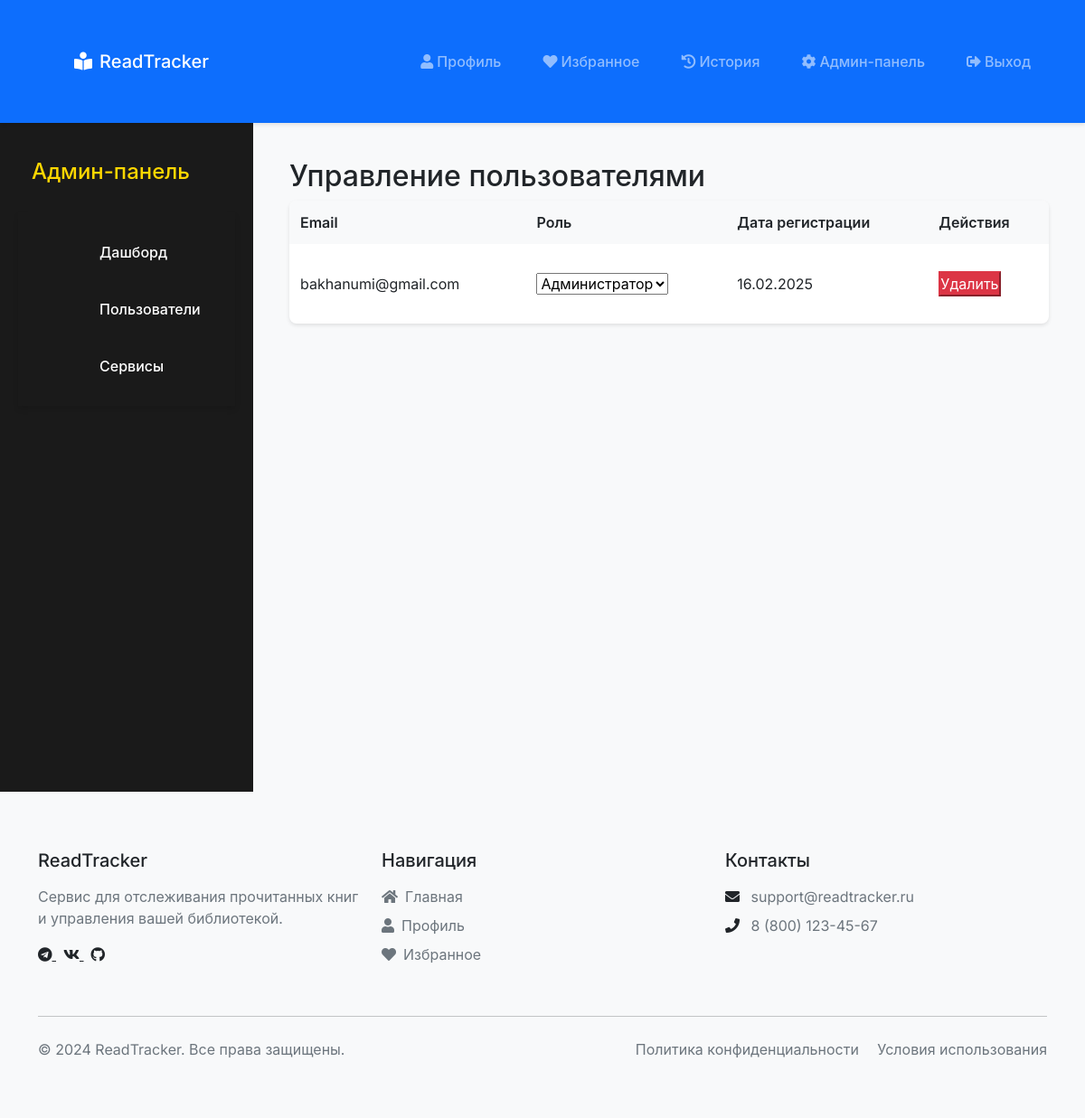
The app's page /admin/users (signed in) with its own data.
### app.py (models this page shows, shortened)
class User(UserMixin, db.Model):
    id = db.Column(db.Integer, primary_key=True)
    email = db.Column(db.String(120), unique=True, nullable=False)
    password_hash = db.Column(db.String(200), nullable=False)
    role = db.Column(db.String(20), default='user')  # user, moderator, admin
    created_at = db.Column(db.DateTime, default=datetime.utcnow)
    favorites = db.relationship('Favorite', backref='user', lazy=True)
    view_history = db.relationship('ViewHistory', backref='user', lazy=True)
    reviews = db.relationship('Review', backref='user', lazy=True)

### app.py (the view)
@app.route('/admin/users')
@login_required
@admin_required
def admin_users():
    users = User.query.all()
    return render_template('admin/users.html', users=users)

### app.py (called while the page is built)
@login_manager.user_loader
def load_user(user_id):
    return User.query.get(int(user_id))

def admin_required(f):
    @wraps(f)
    def decorated_function(*args, **kwargs):
        if not current_user.is_authenticated or current_user.role != 'admin':
            flash('Доступ запрещен. Требуются права администратора.')
            return redirect(url_for('index'))
        return f(*args, **kwargs)
    return decorated_function

### templates/admin/users.html (shortened to what this page needs)
{% extends "admin/base.html" %}
{% block admin_content %}
<div class="admin-header">
    <h2>Управление пользователями</h2>
</div>
<div class="users-table">
    <table>
        <thead>
            <tr>
                <th>Email</th>
                <th>Роль</th>
                <th>Дата регистрации</th>
                <th>Действия</th>
            </tr>
        </thead>
        <tbody>
            {% for user in users %}
            <tr>
                <td>{{ user.email }}</td>
                <td>
                    <form method="POST" action="{{ url_for('update_user_role', user_id=user.id) }}">
                        <select name="role" onchange="this.form.submit()">
                            <option value="admin" {% if user.role == 'admin' %}selected{% endif %}>Администратор</option>
                        </select>
                    </form>
                </td>
                <td>{{ user.created_at.strftime('%d.%m.%Y') }}</td>
                <td>
                    <button class="btn-danger" onclick="deleteUser({{ user.id }})">Удалить</button>
                </td>
            </tr>
            {% endfor %}
        </tbody>
    </table>
</div>
{% endblock %}

### static/css/style.css (style rules this page uses)
:root { --accent: #FFD700; --accent-dark: #FFC700; --dark: #1A1A1A; --gray-dark: #333333; --gray: #666666; --gray-light: #E5E5E5; --white: #FFFFFF; --primary-color: #4a90e2; --secondary-color: #f5f5f5; --text-color: #333; --border-radius: 8px; }
* { margin: 0; padding: 0; box-sizing: border-box; font-family: 'Inter', -apple-system, BlinkMacSystemFont, sans-serif; }
body { background-color: var(--white); color: var(--text-color); line-height: 1.6; font-family: 'Roboto', sans-serif; }
.btn-danger { background-color: #FF4444; color: var(--white); }
form { max-width: 400px; margin: 20px auto; }
.users-table, .services-table { background-color: white; border-radius: 8px; box-shadow: 0 2px 4px rgba(0,0,0,0.1); overflow: hidden; }
table { width: 100%; border-collapse: collapse; }
th, td { padding: 12px; text-align: left; border-bottom: 1px solid #ddd; }
th { background-color: #f8f9fa; font-weight: 600; }

### templates/base.html (style rules this page uses)
body { margin: 0; font-family: 'Inter', sans-serif; }

### records on screen
User: email "bakhanumi@gmail.com", role "Администратор", created_at "16.02.2025"
